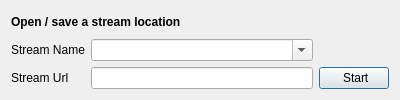
<?xml version="1.0" encoding="UTF-8"?>
<ui version="4.0">
 <class>GUI_stream</class>
 <widget class="QDialog" name="GUI_stream">
  <property name="geometry">
   <rect>
    <x>0</x>
    <y>0</y>
    <width>400</width>
    <height>100</height>
   </rect>
  </property>
  <property name="minimumSize">
   <size>
    <width>400</width>
    <height>100</height>
   </size>
  </property>
  <property name="maximumSize">
   <size>
    <width>500</width>
    <height>100</height>
   </size>
  </property>
  <property name="windowTitle">
   <string>Play stream</string>
  </property>
  <layout class="QGridLayout" name="gridLayout">
   <item row="3" column="2" colspan="2">
    <widget class="QPushButton" name="btn_listen">
     <property name="maximumSize">
      <size>
       <width>70</width>
       <height>16777215</height>
      </size>
     </property>
     <property name="text">
      <string> Start</string>
     </property>
     <property name="iconSize">
      <size>
       <width>18</width>
       <height>18</height>
      </size>
     </property>
    </widget>
   </item>
   <item row="1" column="1">
    <widget class="QComboBox" name="combo_stream">
     <property name="editable">
      <bool>true</bool>
     </property>
    </widget>
   </item>
   <item row="1" column="2">
    <widget class="QPushButton" name="btn_delete">
     <property name="maximumSize">
      <size>
       <width>24</width>
       <height>24</height>
      </size>
     </property>
     <property name="text">
      <string/>
     </property>
     <property name="iconSize">
      <size>
       <width>20</width>
       <height>20</height>
      </size>
     </property>
     <property name="flat">
      <bool>true</bool>
     </property>
    </widget>
   </item>
   <item row="1" column="3">
    <widget class="QPushButton" name="btn_save">
     <property name="maximumSize">
      <size>
       <width>24</width>
       <height>24</height>
      </size>
     </property>
     <property name="text">
      <string/>
     </property>
     <property name="iconSize">
      <size>
       <width>20</width>
       <height>20</height>
      </size>
     </property>
     <property name="autoDefault">
      <bool>false</bool>
     </property>
     <property name="flat">
      <bool>true</bool>
     </property>
    </widget>
   </item>
   <item row="3" column="1">
    <widget class="QLineEdit" name="le_url"/>
   </item>
   <item row="1" column="0">
    <widget class="QLabel" name="label">
     <property name="text">
      <string>Stream Name</string>
     </property>
    </widget>
   </item>
   <item row="3" column="0">
    <widget class="QLabel" name="label_2">
     <property name="text">
      <string>Stream Url</string>
     </property>
    </widget>
   </item>
   <item row="0" column="0" colspan="4">
    <widget class="QLabel" name="label_3">
     <property name="font">
      <font>
       <weight>75</weight>
       <bold>true</bold>
      </font>
     </property>
     <property name="text">
      <string>Open / save a stream location</string>
     </property>
    </widget>
   </item>
  </layout>
 </widget>
 <resources/>
 <connections/>
</ui>
